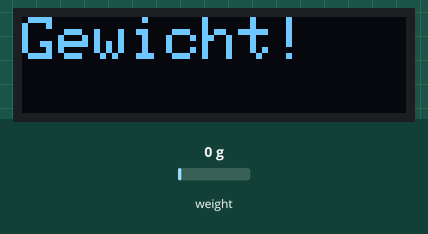
A sketch run on a simulated Arduino Uno, built with avr-gcc and run on an emulated ATmega328P. On the bench: 128×32 one-colour display. The inputs (shaded band) are chosen by the test bench; at power-on: weight on the scale 0 g.

Above: at 1.1 s.
At 11.7 s:
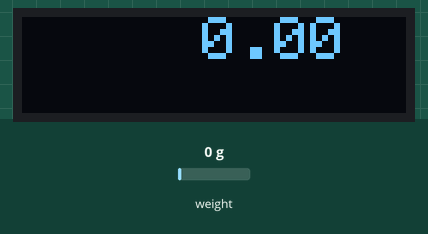
11.8 s: weight on the scale set to 100 g
At 13.2 s:
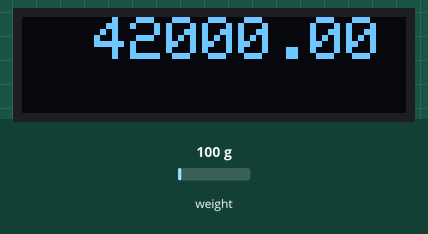
13.6 s: weight on the scale set to 1250 g
At 14.7 s:
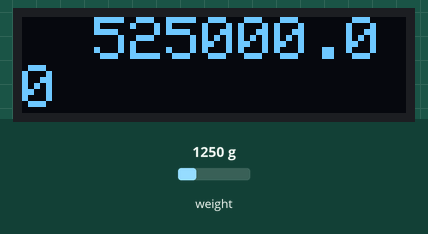
15.6 s: weight on the scale set to 2500 g
At 17.3 s:
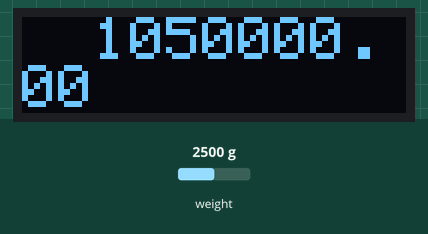
Timing chart, 0 to 18.8 s (numbered marks = the images above; inputs shaded):
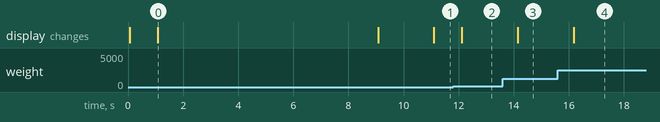

Measured:
- after the input at 11.8 s, the display: changes after 0.32 s (image 2)
- after the input at 13.6 s, the display: changes after 0.55 s (image 3)
- after the input at 15.6 s, the display: changes after 0.58 s (image 4)
- what the display in image 0 shows lasts 8.0 s, from 1.1 s to 9.1 s

The sketch:

kaffee_waage.ino
```cpp
#include <HX711.h>
#include <SPI.h>
#include <Adafruit_GFX.h>
#include <Adafruit_SSD1306.h>

HX711 scale;

#define SCREEN_WIDTH 128 // OLED display width, in pixels
#define SCREEN_HEIGHT 32 // OLED display height, in pixels

// Declaration for an SSD1306 display connected to I2C (SDA, SCL pins)
Adafruit_SSD1306 display(SCREEN_WIDTH, SCREEN_HEIGHT, &Wire);


void setup() {
  //Serial.begin(9600);

  scale.begin(2, 3);

  display.begin(SSD1306_SWITCHCAPVCC, 0x3C);

  display.clearDisplay();
  display.display();

  display.setTextSize(2);
  display.setTextColor(SSD1306_WHITE);

  /* ----------------------
   *  Kalibrierung starten
     ----------------------*/
  display.clearDisplay();
  display.setCursor(0, 0);
  display.println("Kalibrierung...");
  display.display();

  scale.set_scale();
  scale.tare();

  display.clearDisplay();
  display.setCursor(0, 0);
  display.println("Gewicht!");
  display.display();

  delay(3000);

  long cal_val = scale.get_units(50) / 140;

  scale.set_scale(cal_val);

  display.clearDisplay();
  display.setCursor(0, 0);
  display.println("Fertig!");
  display.display();
  delay(1000);

}


void loop() {

    float scale_val = scale.get_units(10);

    if(scale_val < 0.9){
      scale_val = 0;
    }

    display.clearDisplay();
    display.setCursor(0, 0);
    display.println(floatAlignRight(scale_val));
    display.display();

}


String floatAlignRight ( float num )
{
  int    space  = 0;
  String spaces = "";

  //how large is this number?
  //always assumes value has 2 digits after the decimal point.
  if ( num < 10.0 ) space = 5; //10.0=4chars. 12+4=16, etc
  else if ( num > 9.0 && 100.0 > num ) space = 4;
  else if ( num > 99.0 && 1000.0 > num ) space = 3;
  else if ( num > 999.00 ) space = 2;

  //add the correct amount of spaces infront of our value
  for ( uint8_t s=0; s<space; s++ ) spaces += F(" ");

  //return value (or your code here)
  return spaces + String ( num );
}
```
